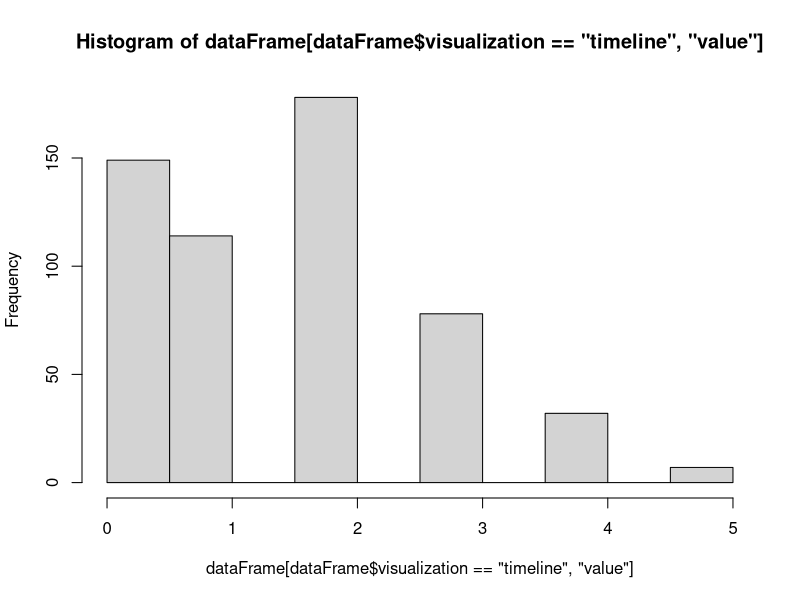
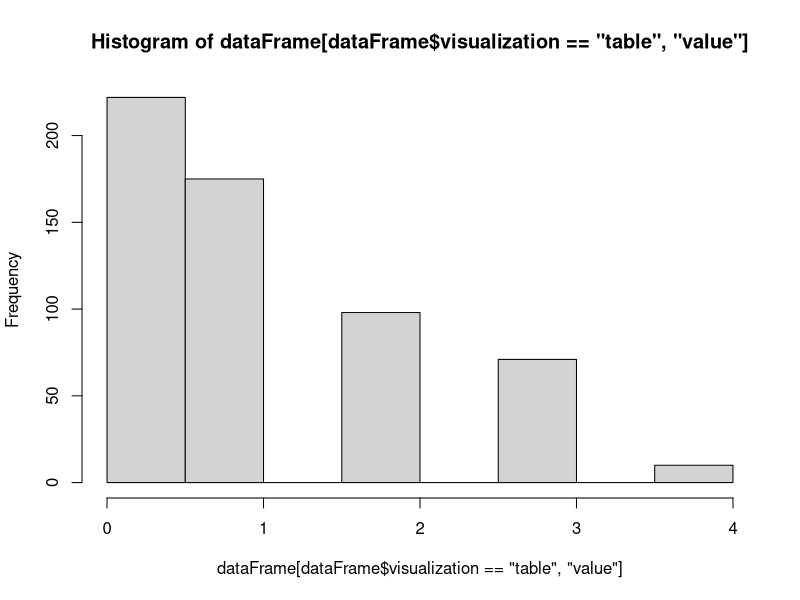
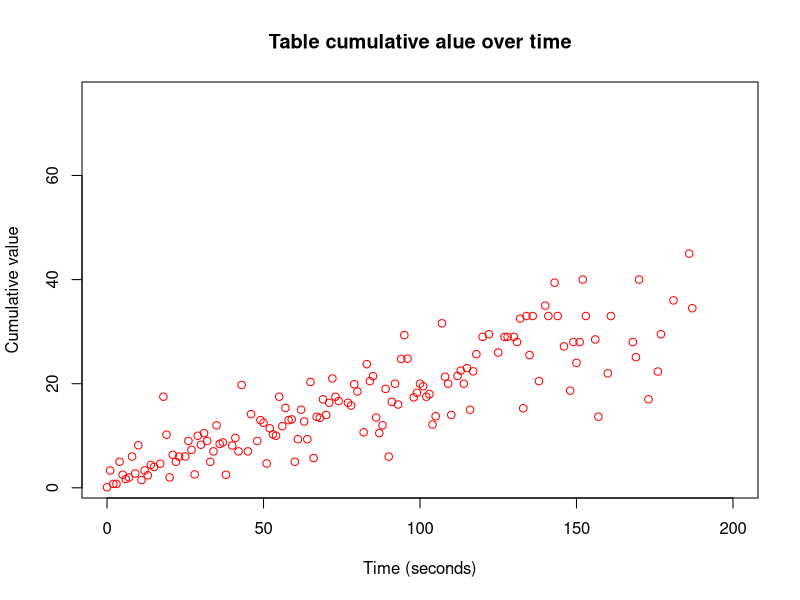
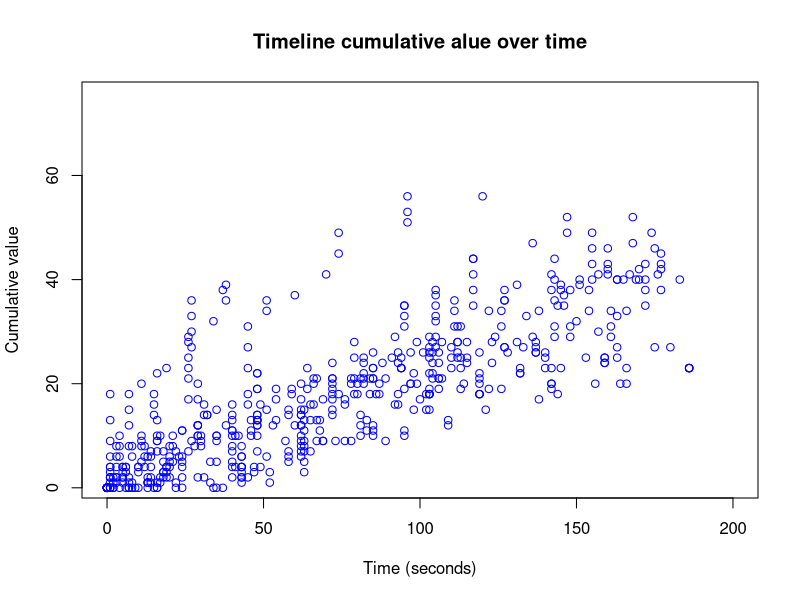
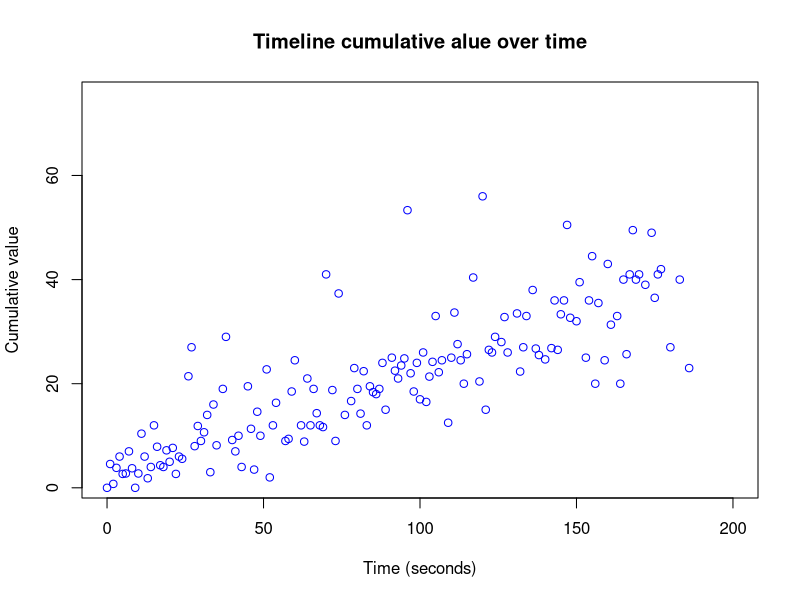

Write the R code that produced these figures, in order. (Note: this script raises an error after producing the figures.)
setwd("C:/Users/Land/Documents/health-timeline-data-analysis")
dataFrame = read.csv(file="data.csv", head=TRUE, sep=",")
# dataFrame <- subset(dataFrame, value > 0) # remove zero value insights
# write.csv(dataFrame, file = "healthTimelineDataRichNonZero.csv")
summary(dataFrame)

# Mann-Whitney U test
# wilcox.test(value ~ useTimeline, data = dataFrame)

# distribution of the value of the insights
# hist(dataFrame$value)

# Another way to count how many are timeline and how many are table
# nrow(subset(dataFrame, visualization=="timeline"))
# nrow(subset(dataFrame, visualization=="table"))

# total number of insights
table(dataFrame$visualization)

tmp <- subset(dataFrame, value > 0) # remove zero value insights
table(tmp$visualization)

# before we continue we explain the concept of experiment
# we have 10 assessments and 5 participants
# the insights produced by one participant durin an assessment are collected into an experiment
# thus we have a total of 50 experiments
# 25 with timeline and 25 with the table

# distribution of value of all the insights by visualization
tbl <- table(dataFrame$value, dataFrame$visualization)
# chi squared statistical test
chisq.test(tbl)
chisq.test(tbl, simulate.p.value=TRUE)
# p-value = 2.01e-10
# chisq.test(tbl, simulate.p.value=TRUE, B=1e7)$p.value
# fisher.test(tbl) # fails
fisher.test(tbl, simulate.p.value = TRUE) # works

# statisitcal test for all the insights per value
# tmp <- aggregate(insight ~ value+visualization, dataFrame, FUN=length)
# fisher.test(tmp$visualization, tmp$insight)
# fisher.test(tmp$visualization, tmp$insight, simulate.p.value=TRUE)
# chisq.test(tmp$visualization, tmp$insight)

# use the assessment pairs
tbl <- table(dataFrame$pair, dataFrame$visualization)
chisq.test(tbl)

tmp <- subset(dataFrame, value > 2)
tbl <- table(tmp$pair, tmp$visualization)
chisq.test(tbl)
fisher.test(tbl)
fisher.test(tbl, simulate.p.value = TRUE) # works

# to calculate the median
# median of the table
# median(subset(dataFrame, visualization == "table")$value)
# median of the timeline
# median(subset(dataFrame, visualization == "timeline")$value)

minMaxMeanMedianStdFun <- function(x) {
  c(min = min(x), max = max(x), 
    mean = mean(x), median = median(x), 
    std = sd(x))
}

tapply(dataFrame$value, dataFrame$visualization, minMaxMeanMedianStdFun)

# Chi squared test
# chisq.test(table(dataFrame$visualization))

# non-zero insights
table(subset(dataFrame, value > 0)$visualization)

xtabs(value~useTimeline, dataFrame) # total value of the insights for each visualization

# total number of insights by value per visualization
tbl <- with(dataFrame, tapply(visualization, list(visualization, value), FUN=length))
tbl[is.na(tbl)] <- 0

# distribution of the timeline values
hist(dataFrame[dataFrame$visualization=="timeline", "value"])
# mean of the value for timeline
mean(dataFrame[dataFrame$visualization=="timeline", "value"])
# standard deviation
sd(dataFrame[dataFrame$visualization=="timeline", "value"])

# distribution of the table values
hist(dataFrame[dataFrame$visualization=="table", "value"])
# mean of the value for table
mean(dataFrame[dataFrame$visualization=="table", "value"])
# standard deviation
sd(dataFrame[dataFrame$visualization=="table", "value"])

# subset that has insights at least value 3 from table
tableValue3OrMore <- dataFrame[ which( dataFrame$value > 2 & dataFrame$visualization == "table"), ]
# time to insight value 3 or more for table
timeToInsight3Table <- aggregate(time ~ assessment+participant, tableValue3OrMore, FUN=min)
# mean of time to first insight value 3 or higher
mean(timeToInsight3Table$time)
# standard deviation
sd(timeToInsight3Table$time)

# subset that has insights at least value 3 from timeline
timelineValue3OrMore <- dataFrame[ which( dataFrame$value > 2 & dataFrame$visualization == "timeline"), ]
# time to insight value 3 or more for table
timeToInsight3Timeline <- aggregate(time ~ assessment+participant, timelineValue3OrMore, FUN=min)
# mean of time to first insight value 3 or higher
mean(timeToInsight3Timeline$time)
# standard deviation
sd(timeToInsight3Timeline$time)

# some statistics

# total number of insights per assessment per participant
# here we see participant 1 assessment 1 had n number of insights
aggregate(insight ~ assessment+participant, dataFrame, FUN=length)
# the same but with visualization
aggregate(insight ~ assessment+participant+visualization, dataFrame, FUN=length)

# plots

# get the values into a data frame
tableCumulative <- dataFrame[dataFrame$visualization=="table", c("time", "cumulative")]
timelineCumulative <- dataFrame[dataFrame$visualization=="timeline", c("time", "cumulative")]

# Table cumulative value plot
# filled circles are pch = 16 
# for now I guess we can use pch = 1 to make the density look more accurate

cumulativeMean <- aggregate(cumulative ~ time, tableCumulative, FUN=mean)

plot(
  cumulativeMean, 
  col = "red", pch = 1, 
  ylim = c(1, 75), xlim = c(0, 200),
  xlab = "Time (seconds)", ylab = "Cumulative value", main = "Table cumulative alue over time")


# Timeline cumulative value plot

plot(
  timelineCumulative[c("time", "cumulative")], 
  col = "blue", pch = 1, 
  ylim = c(1, 75), xlim = c(0, 200),
  xlab = "Time (seconds)", ylab = "Cumulative value", main = "Timeline cumulative alue over time")

# get the mean of each moment
cumulativeMean <- aggregate(cumulative ~ time, timelineCumulative, FUN=mean)

plot(
  cumulativeMean, 
  col = "blue", pch = 1, 
  ylim = c(1, 75), xlim = c(0, 200),
  xlab = "Time (seconds)", ylab = "Cumulative value", main = "Timeline cumulative alue over time")


#fit first degree polynomial equation:

x <- cumulativeMean$time
y <- cumulativeMean$cumulative
fit  <- lm(y~x)
#second degree
fit2 <- lm(y~poly(x,2,raw=TRUE))
#third degree
fit3 <- lm(y~poly(x,3,raw=TRUE))
#fourth degree
fit4 <- lm(y~poly(x,4,raw=TRUE))

# plot(x,y,pch=19,ylim=c(0,150))
lines(xx, predict(fit, data.frame(x=xx)), col="red")
lines(xx, predict(fit2, data.frame(x=xx)), col="green")
lines(xx, predict(fit3, data.frame(x=xx)), col="blue")
lines(xx, predict(fit4, data.frame(x=xx)), col="purple")

# fit with exponential
exponential.model <- lm(log(cumulativeMean$cumulative)~ cumulativeMean$time)
timevalues <- seq(0, 200, length=length(cumulativeMean$time))
Counts.exponential2 <- exp(predict(exponential.model,list(Time=timevalues)))
lines(timevalues, Counts.exponential2,lwd=2, col = "gold")

# plot the fitting curve
#generate range of 50 numbers starting from 30 and ending at 160
xx <- seq(0,200, length=length(cumulativeMean$time))
lines(xx, predict(fit, data.frame(x=xx)), col="black")


# histograms

h1 <- dataFrame[dataFrame$visualization=="table", "value"]
h2 <- dataFrame[dataFrame$visualization=="timeline", "value"]

hist(
  h1, 
  breaks=rep(0:5,each=2)+c(-.15,.15),
  col=rgb(1,0,0,0.5),
  xlim=c(0,5), 
  # ylim=c(0,150), 
  main="Overlapping Histogram", xlab="Variable"
)

hist(
  h2, 
  breaks=rep(0:5,each=2)+c(-.15,.15),
  col=rgb(0,0,1,0.5), add=T)
box()

# box plots
boxplot(
  time~visualization, 
  # data = subset(dataFrame, value > 2), 
  # data = dataFrame, 
  data = timeToFirstInsight,
  col=(c("darkgreen","gold")),
  notch=FALSE,
  main = "Time to first insight", xlab = "Visualization", ylab="Value"
  # main = "Insight Value 3 or Higher", xlab = "Visualization", ylab="Value"
  # ylim=c(0,5)
)

#########################
# TIME TO FIRST INSIGHT #
#########################

# TIME TO FIRST INSIGHT
# statistical tests for time to first insight
# get the first insight ( of at least value 1 ) for each assessment per participant
tmp <- aggregate(time ~ experiment+visualization, subset(dataFrame, value > 0), FUN=min)
wilcox.test(time~visualization, data = tmp)
kruskal.test(time~visualization, data = tmp)

tmp <- aggregate(time ~ experiment+visualization, subset(dataFrame, value > 1), FUN=min)
wilcox.test(time~visualization, data = tmp)
kruskal.test(time~visualization, data = tmp)

tmp <- aggregate(time ~ experiment+visualization, subset(dataFrame, value > 2), FUN=min)
wilcox.test(time~visualization, data = tmp)
kruskal.test(time~visualization, data = tmp)

tmp <- aggregate(time ~ experiment+visualization, subset(dataFrame, value > 3), FUN=min)
wilcox.test(time~visualization, data = tmp)
kruskal.test(time~visualization, data = tmp)

tmp <- aggregate(time ~ experiment+visualization, subset(dataFrame, value > 4), FUN=min)
wilcox.test(time~visualization, data = tmp)
kruskal.test(time~visualization, data = tmp)

# Fisher and chi-squared are not suitable for numerical data.
fisher.test(tmp$visualization, tmp$time)
fisher.test(tmp$visualization, tmp$time, simulate.p.value=TRUE)
# fisher.test(tmp$visualization, tmp$time, simulate.p.value=TRUE, B=1e7)
chisq.test(tmp$visualization, tmp$time, simulate.p.value = TRUE)
# chisq.test(tmp$visualization, tmp$time, simulate.p.value = TRUE, B=1e7)
chisq.test(tmp$visualization, tmp$time)


# We can try to also use the Na or zero observations of the time to first insight ( value 1 to 5 )
# in this example we check insights value at least 2
# tmp <- aggregate(time ~ experiment+visualization, subset(dataFrame, value > 4), FUN=min)
for(valueToCheck in c( 0, 1, 2, 3, 4 ) ){
  print( paste( "time to first insight with value >", valueToCheck ) )
  base <- aggregate(value ~ case+visualization, dataFrame, FUN = function(z){ length( z[ z > valueToCheck ] ) } )
  base <- setNames( base, c("case", "visualization", "count") )
  tmp <- aggregate(time ~ case+visualization, subset( dataFrame, value > valueToCheck ), FUN = min )
  tmp <- merge(base, tmp, by = c("case", "visualization"), all.x = TRUE)
  tmp[is.na(tmp)] <- 191 # the three-minute limit we had per assessment
  p <- kruskal.test(time~visualization, data = tmp)$p.value
  print( paste("Kruskal ", p) )
  p <- wilcox.test(time~visualization, data = tmp, p.value=TRUE)$p.value
  print( paste("wilcox ", p) )
}

# valueToCheck <- 0
# base <- aggregate(value ~ case+visualization, dataFrame, FUN = function(z){ length( z[ z > valueToCheck ] ) } )
# base <- setNames( base, c("case", "visualization", "count") )
# tmp <- aggregate(time ~ case+visualization, subset( dataFrame, value > valueToCheck ), FUN = min )
# tmp <- merge(base, tmp, by = c("case", "visualization"), all.x = TRUE)
# now test if there is a statistical difference in the p-values
# wilcox.test(time~visualization, data = tmp)
# kruskal.test(time~visualization, data = tmp)
# if we replace the NA values for the 600 assuming to represent that the participant never reached an insight of that level

# test agian with kruskal
# kruskal.test(time~visualization, data = tmp)


# Miikka's suggestions
tmp <- aggregate(time ~ case+experiment+visualization, subset(dataFrame, value > 0), FUN=min)

tmp_table <- subset(tmp, visualization == 'table')
tmp_timeline <- subset(tmp, visualization == 'timeline')

tmp_table <- tmp_table[order(tmp_table$case),]
tmp_timeline <- tmp_timeline[order(tmp_timeline$case),] 

wilcox.test(tmp_table$time, tmp_timeline$time, PAIRED = TRUE)
kruskal.test(tmp_table$time, tmp_timeline$time, PAIRED = TRUE)


#####################################
# INISIGHTS BY VALUE PER ASSESSMENT #
#####################################
# Now we calculate the statistical significance of the number of insights ( value 1 to 5 ) per assessment

# to get the zero counts of insights of a given value use the next instruction
# aggregate(value~experiment+visualization, dataFrame, FUN=function(z){ length(z[z > 2]) })
# to see all the insight values per experiment
aggregate(value~experiment, dataFrame, FUN=function(z){ z }) # z refers to the list of values grouped by experiment

tmp <- aggregate(value~case+visualization, dataFrame, FUN=function(z){ z })

# assign to the tmp data frame the total number of insights value at least valueToCheck
for(valueToCheck in c(0, 1, 2, 3, 4, 5)){
  print( paste("total number of insights value", valueToCheck) )
  tmp <- aggregate(value~case+visualization, dataFrame, FUN=function(z){ length(z[z == valueToCheck]) })
  tmp <- setNames(tmp, c("case", "visualization", "count"))
  p <- kruskal.test(count~visualization, data = tmp)$p.value
  print( paste("Kruskal", p) )
  p <- wilcox.test(count~visualization, data = tmp)$p.value
  print( paste("Wilcox", p) )
}
# valueToCheck <- 4

# makes no sense because "case" is from 1 to 25 and describes the case used nothing else
# wilcox.test(case~visualization, data = dataFrame, p.value=TRUE) 
# use tmp and select count which contains the number of insights per case
# wilcox.test(count~visualization, data = tmp)$p.value
# wilcox.test(case~visualization, data = subset(dataFrame, value > 4), p.value=TRUE)
kruskal.test(count~visualization, data = tmp)$p.value

# Experiment
# ggplot(dataFrame, aes(x=case, fill=visualization)) + geom_density(alpha=.3) + scale_x_continuous(limits = c(-20, 50))
# ggplot(subset(dataFrame, value >3), aes(x=case, fill=visualization)) + geom_density(alpha=.3) + scale_x_continuous(limits = c(-20, 50))
# ggplot(subset(dataFrame, value >0), aes(x=time, fill=visualization)) + geom_density(alpha=.3) + scale_x_continuous(limits = c(-50, 250))
ggplot(dataFrame, aes(x=case, fill=visualization)) + geom_density(alpha=.3) + xlim(-20, 50)
ggplot(subset(dataFrame, value > 0), aes(x=case, fill=visualization)) + geom_density(alpha=.3) + xlim(-20, 50)
ggplot(subset(dataFrame, value > 1), aes(x=case, fill=visualization)) + geom_density(alpha=.3) + xlim(-20, 50)
ggplot(subset(dataFrame, value > 2), aes(x=case, fill=visualization)) + geom_density(alpha=.3) + xlim(-20, 50)
ggplot(subset(dataFrame, value > 3), aes(x=case, fill=visualization)) + geom_density(alpha=.3) + xlim(-20, 50)
ggplot(subset(dataFrame, value > 4), aes(x=case, fill=visualization)) + geom_density(alpha=.3) + xlim(-20, 50)

# use the zero values from assessments/experiments that had no insight of a given value ( 1 to 5 )
tmp <-aggregate(value~experiment+visualization, dataFrame, FUN=function(z){ length(z[z == 5]) })
wilcox.test(value~visualization, data = tmp, p.value=TRUE)
kruskal.test(value~visualization, data = tmp)

# Total number of insights per assessment
# count insights per assessment
tmp <- aggregate(insight ~ experiment+visualization, dataFrame, FUN=length)
wilcox.test(insight~visualization, data = tmp)
kruskal.test(insight~visualization, data = tmp)
tapply(tmp$insight, tmp$visualization, minMaxMeanMedianStdFun) # get the average and SD

tmp <- aggregate(insight ~ assessment+participant+visualization, subset(dataFrame, value == 1), FUN=length)
wilcox.test(insight~visualization, data = tmp)
kruskal.test(insight~visualization, data = tmp)

tmp <- aggregate(insight ~ assessment+participant+visualization, subset(dataFrame, value == 2), FUN=length)
wilcox.test(insight~visualization, data = tmp)
kruskal.test(insight~visualization, data = tmp)

tmp <- aggregate(insight ~ assessment+participant+visualization, subset(dataFrame, value == 3), FUN=length)
wilcox.test(insight~visualization, data = tmp)
kruskal.test(insight~visualization, data = tmp)

tmp <- aggregate(insight ~ assessment+participant+visualization, subset(dataFrame, value == 4), FUN=length)
wilcox.test(insight~visualization, data = tmp)
kruskal.test(insight~visualization, data = tmp)

tmp <- aggregate(insight ~ assessment+participant+visualization, subset(dataFrame, value == 5), FUN=length)
wilcox.test(insight~visualization, data = tmp)
kruskal.test(insight~visualization, data = tmp)

# count the number of hypothesis
# A hypothesis is an insight value 4 or 5
valueToCheck <- 3
# assessments that do not have a value 4 or 5 will get a 0 
# this means no observations occurred in the assessment of this insights
tmp <- aggregate(value ~ experiment+visualization, dataFrame, FUN = function(z){ length( z[ z > valueToCheck ] ) } )
tmp <- setNames(tmp, c("experiment", "visualization", "insight")) # remane the columns
wilcox.test(insight~visualization, data = tmp)
kruskal.test(insight~visualization, data = tmp)
tapply(tmp$insight, tmp$visualization, minMaxMeanMedianStdFun) # get the average and SD

# The distribution of the value per assessment
# we have 25 assessments with timeline and another 25 with the table

# if we use the x-axis as the average insight-value
tmp <- aggregate(value ~ experiment+visualization, dataFrame, FUN = function(z){ mean(z) } )
tmp <- setNames(tmp, c("experiment", "visualization", "meanValue")) # remane the columns

test <- wilcox.test(meanValue~visualization, data = tmp)
p <- test$p.value
print( paste( "Mean value per assessment ", paste("Wilcoxon Mann Whitney ", p) ) )
test <- kruskal.test(meanValue~visualization, data = tmp)
p <- test$p.value
print( paste( "Mean value per assessment ", paste("Kruskal Wallis ", p) ) )
tapply(tmp$meanValue, tmp$visualization, minMaxMeanMedianStdFun) # get the average and SD

# try some boxplots
# dataToPlot <- data.frame(
#   'timeline' = split(tmp, tmp$visualization)$timeline$meanValue,
#   'table' = split(tmp, tmp$visualization)$table$meanValue
# )
# boxplot(dataToPlot)

plot <- ggplot(tmp, aes(x=visualization, y=meanValue)) + geom_boxplot()
plot + geom_boxplot()
plot + geom_boxplot() + geom_jitter()
plot + geom_boxplot() + coord_flip() + geom_jitter()
plot + geom_boxplot(aes(fill = factor(visualization)))

# Recommended
plot <- ggplot(tmp, aes(factor(visualization), meanValue)) 
plot + geom_boxplot(aes(fill = factor(visualization))) + coord_flip() + geom_jitter() + scale_fill_manual(values=c("#999999", "#E69F00", "#56B4E9"))
plot + geom_boxplot(aes(fill = factor(visualization))) + coord_flip() + scale_fill_brewer(palette="Accent")


# or the cummulative value
tmp <- aggregate(value ~ experiment+visualization, dataFrame, FUN = function(z){ sum(z) } )
tmp <- setNames(tmp, c("experiment", "visualization", "cumulativeValue")) # remane the columns
test <- wilcox.test(cumulativeValue~visualization, data = tmp)
p <- test$p.value
print( paste( "cumulative value per assessment ", paste("Wilcoxon Mann Whitney ", p) ) )
test <- kruskal.test(cumulativeValue~visualization, data = tmp)
p <- test$p.value
print( paste( "cumulative value per assessment ", paste("Kruskal Wallis ", p) ) )
tapply(tmp$cumulativeValue, tmp$visualization, minMaxMeanMedianStdFun) # get the average and SD

plot <- ggplot(tmp, aes(factor(visualization), cumulativeValue)) 
plot + geom_boxplot(aes(fill = factor(visualization))) + coord_flip() + geom_jitter() + scale_fill_manual(values=c("#999999", "#E69F00", "#56B4E9"))
plot + geom_boxplot(aes(fill = factor(visualization))) + coord_flip() + scale_fill_brewer(palette="Accent")



###############################
# INSIGHT VALUE BY PATIENT ID #
###############################

# Extract the patient IDs
patientIDs <- unique(dataFrame$patient)

for(patientID in patientIDs ){
  dataOfPatient <- subset(dataFrame, dataFrame$patient == patientID) # get the subset for each patient ID
  tbl <- table(dataOfPatient$value, dataOfPatient$visualization) # extract the count of insights per value
  # chi squared with simulated data passes
  # chisq.test(tbl) # chi squared statistical test fails
  # fisher.test(tbl) # fails
  # fisher.test(tbl, simulate.p.value = TRUE) # works
  p <- chisq.test(tbl, simulate.p.value=TRUE)$p.value
  print( paste( paste( "Patient ID ", patientID ), paste("ChiSQ ", p) ) )
  p <- fisher.test(tbl, simulate.p.value = TRUE)$p.value
  print( paste("Fisher ", p) )
  stats <- tapply(dataOfPatient$value, dataOfPatient$visualization, minMaxMeanMedianStdFun) # get the average and SD
  print(stats)
}

